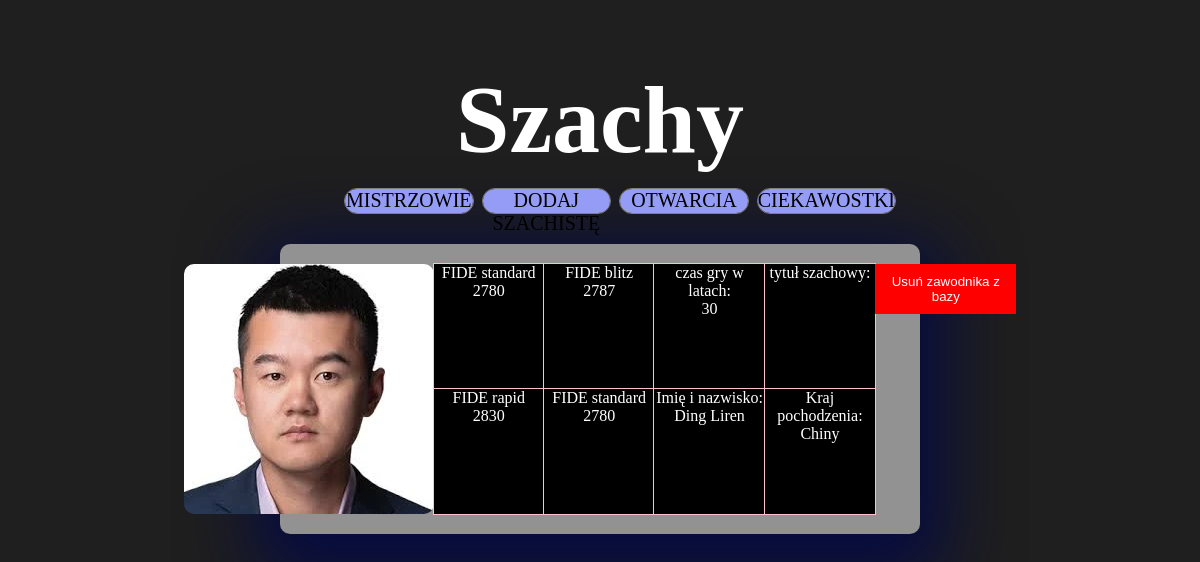
The app's page /index.php?strona=mistrz&nr=6 with its own data.
### tables this page shows
CREATE TABLE `mistrzowie` (
  `id` int NOT NULL,
  `imie_nazwisko` varchar(25) NOT NULL,
  `Tytul` varchar(5) NOT NULL,
  `ranking` int NOT NULL,
  `czas_gry` varchar(2) NOT NULL,
  `kraj_pochodzenia` varchar(25) NOT NULL
);

CREATE TABLE `rankingi` (
  `FIDE_standard` int NOT NULL,
  `FIDE_rapid` int NOT NULL,
  `FIDE_blitz` int NOT NULL,
  `ID_rankingu` int NOT NULL
);

### mistrz.php (the view)
<?php
$nr = $_GET['nr'];
$wynik = mysqli_query($conn, "SELECT * FROM mistrzowie, rankingi WHERE
id=$nr AND
mistrzowie.ranking=rankingi.ID_rankingu");
    while ($wiersz = mysqli_fetch_array($wynik)){
    echo '<div class="mistrzDane">';
    echo '<img src="' . $wiersz["id"] . '.jpg">';
        echo '<div class="rankingi">';
            echo '<div class ="rankingPoj">FIDE standard<br> '.$wiersz["FIDE_standard"].'</div>';
            echo '<div class ="rankingPoj">FIDE blitz <br>'.$wiersz["FIDE_blitz"].'</div><br>';
            echo '<div class ="rankingPoj">FIDE rapid <br>'.$wiersz["FIDE_rapid"].'</div>';
            echo '<div class ="rankingPoj">FIDE standard <br>'.$wiersz["FIDE_standard"].'</div>';
        echo '</div>';
        echo '<div class="rankingi">';
            echo '<div class ="rankingPoj">czas gry w latach:<br> '.$wiersz["czas_gry"].'</div>';
            echo '<div class ="rankingPoj">tytuł szachowy: <br>'.$wiersz["tytul"].'</div><br>';
            echo '<div class ="rankingPoj">Imię i nazwisko: <br>'.$wiersz["imie_nazwisko"].'</div>';
            echo '<div class ="rankingPoj">Kraj pochodzenia: <br>'.$wiersz["kraj_pochodzenia"].'</div>';
        echo '</div>';
echo '<br><a href="usun.php?id=' . $wiersz["id"] . '"><button style="background-color: red; color: white; padding: 10px; border: none; cursor: pointer;">Usuń zawodnika z bazy</button></a>';
    echo '</div>';
    }
?>

### style.css (style rules this page uses)
body { background-color: rgb(31, 31, 31); margin: 0px; padding: 0px; font-family: tahoma; }
a { text-decoration: none; color: black; }
img { float: left; width: 250px; height: 250px; border-radius: 10px; }
.mistrzDane { color: black; display: flex; justify-content: center; text-align: center; }
.rankingi { background-color: black; width: 250px; height: 250px; display: flex; flex-wrap: wrap; }
.rankingPoj { width: 50%; height: 50%; background-color: black; outline: 1px solid pink; color: white; }

### records on screen
mistrzowie: rankingi.FIDE_standard "2780", rankingi.FIDE_blitz "2787", rankingi.FIDE_rapid "2830", czas_gry "30", imie_nazwisko "Ding Liren", kraj_pochodzenia "Chiny"
